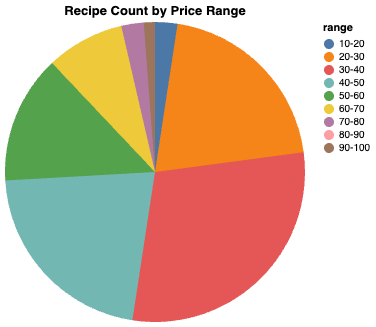

Reproduce this figure in Python.
import sqlite3
import os
import pandas as pd
import altair as alt

dir_path = os.path.dirname(os.path.realpath(__file__))
db_path = os.path.join(dir_path, "recipes.db")

def fetch_prices():
    conn = sqlite3.connect(db_path)
    cur = conn.cursor()
    cur.execute("SELECT total_price FROM FullRecipeInfo")
    prices = [row[0] for row in cur.fetchall()]
    conn.close()
    return prices

def bucket_prices(prices):
    bins = [10, 20, 30, 40, 50, 60, 70, 80, 90, 100]
    labels = ['10-20', '20-30', '30-40', '40-50', '50-60',
              '60-70', '70-80', '80-90', '90-100']
    df = pd.DataFrame({'price': prices})
    df['range'] = pd.cut(df['price'], bins=bins, labels=labels, right=False)
    return df.groupby('range').size().reset_index(name='count')

def plot_pie(df):
    chart = alt.Chart(df).mark_arc().encode(
        theta='count:Q',
        color='range:N',
        tooltip=['range:N', 'count:Q']
    ).properties(
        title='Recipe Count by Price Range'
    )

    output_path = os.path.join(dir_path, "vis1.html")
    chart.save(output_path)

def main():
    prices = fetch_prices()
    df = bucket_prices(prices)
    plot_pie(df)

if __name__ == "__main__":
    main()
